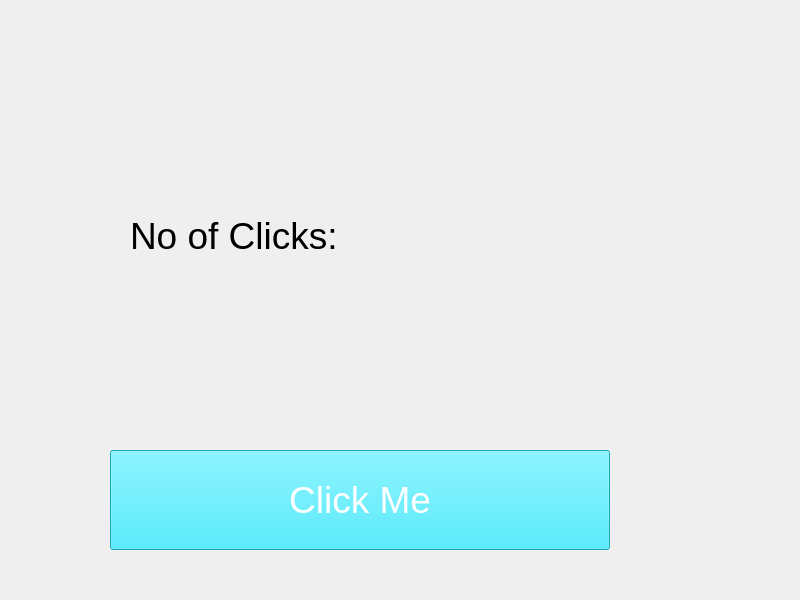
<?xml version="1.0" encoding="UTF-8"?>
<ui version="4.0">
 <class>MainWindow</class>
 <widget class="QMainWindow" name="MainWindow">
  <property name="geometry">
   <rect>
    <x>0</x>
    <y>0</y>
    <width>800</width>
    <height>600</height>
   </rect>
  </property>
  <property name="windowTitle">
   <string>MainWindow</string>
  </property>
  <widget class="QWidget" name="centralwidget">
   <widget class="QPushButton" name="pushButton_click">
    <property name="geometry">
     <rect>
      <x>110</x>
      <y>450</y>
      <width>500</width>
      <height>100</height>
     </rect>
    </property>
    <property name="font">
     <font>
      <pointsize>28</pointsize>
     </font>
    </property>
    <property name="styleSheet">
     <string notr="true">background-color: rgb(35, 233, 255);
color:rgb(255,255,255);</string>
    </property>
    <property name="text">
     <string>Click Me</string>
    </property>
   </widget>
   <widget class="QLabel" name="click_count_label">
    <property name="geometry">
     <rect>
      <x>130</x>
      <y>210</y>
      <width>351</width>
      <height>51</height>
     </rect>
    </property>
    <property name="font">
     <font>
      <pointsize>28</pointsize>
     </font>
    </property>
    <property name="text">
     <string>No of Clicks:</string>
    </property>
   </widget>
  </widget>
 </widget>
 <resources/>
 <connections/>
</ui>
